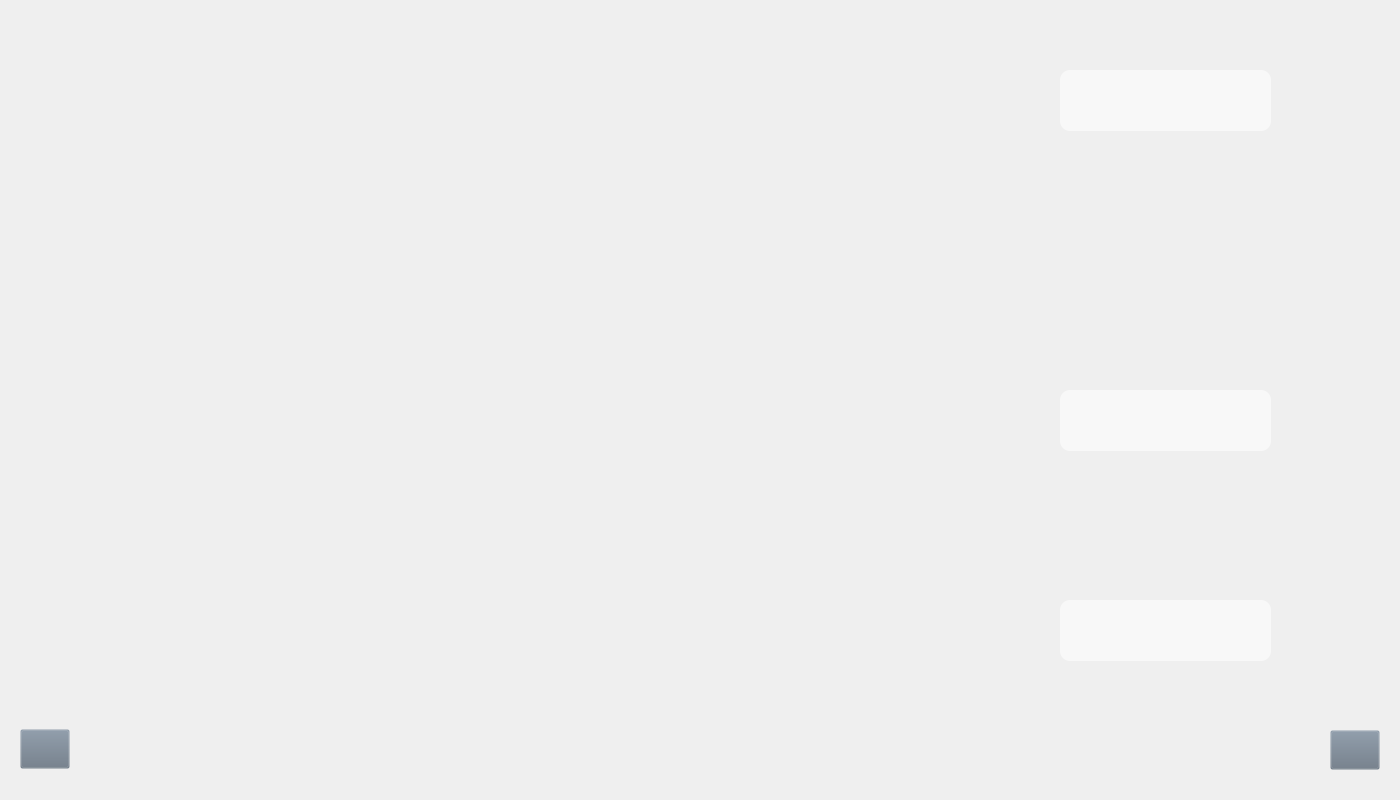
<?xml version="1.0" encoding="UTF-8"?>
<ui version="4.0">
 <class>Form</class>
 <widget class="QWidget" name="Form">
  <property name="geometry">
   <rect>
    <x>0</x>
    <y>0</y>
    <width>1400</width>
    <height>800</height>
   </rect>
  </property>
  <property name="windowTitle">
   <string>Form</string>
  </property>
  <property name="styleSheet">
   <string notr="true">QPushButton#back{
	background-color: rgba(105, 118, 132, 0);
}
QPushButton#left{
	background-color: rgba(105, 118, 132, 0);
}
QPushButton#right{
	background-color: rgba(105, 118, 132, 0);
}


QPushButton:pressed{
	padding-left: 2px;
	padding-top: 2px;
}</string>
  </property>
  <widget class="QLineEdit" name="ans_1">
   <property name="geometry">
    <rect>
     <x>1060</x>
     <y>70</y>
     <width>211</width>
     <height>61</height>
    </rect>
   </property>
   <property name="font">
    <font>
     <pointsize>18</pointsize>
    </font>
   </property>
   <property name="styleSheet">
    <string notr="true">border-radius: 10px;
background-color:rgba(255, 255, 255, 150)</string>
   </property>
   <property name="alignment">
    <set>Qt::AlignCenter</set>
   </property>
  </widget>
  <widget class="QPushButton" name="left">
   <property name="geometry">
    <rect>
     <x>20</x>
     <y>729</y>
     <width>50</width>
     <height>40</height>
    </rect>
   </property>
   <property name="text">
    <string/>
   </property>
   <property name="icon">
    <iconset>
     <normaloff>../Images/arrow_2.png</normaloff>../Images/arrow_2.png</iconset>
   </property>
   <property name="iconSize">
    <size>
     <width>30</width>
     <height>30</height>
    </size>
   </property>
  </widget>
  <widget class="QLineEdit" name="ans_3">
   <property name="geometry">
    <rect>
     <x>1060</x>
     <y>600</y>
     <width>211</width>
     <height>61</height>
    </rect>
   </property>
   <property name="font">
    <font>
     <pointsize>18</pointsize>
    </font>
   </property>
   <property name="styleSheet">
    <string notr="true">border-radius: 10px;
background-color:rgba(255, 255, 255, 150)</string>
   </property>
   <property name="alignment">
    <set>Qt::AlignCenter</set>
   </property>
  </widget>
  <widget class="QLabel" name="label_3">
   <property name="geometry">
    <rect>
     <x>120</x>
     <y>510</y>
     <width>951</width>
     <height>221</height>
    </rect>
   </property>
   <property name="styleSheet">
    <string notr="true"/>
   </property>
   <property name="text">
    <string/>
   </property>
  </widget>
  <widget class="QLabel" name="label_1">
   <property name="geometry">
    <rect>
     <x>120</x>
     <y>30</y>
     <width>951</width>
     <height>101</height>
    </rect>
   </property>
   <property name="styleSheet">
    <string notr="true"/>
   </property>
   <property name="text">
    <string/>
   </property>
  </widget>
  <widget class="QPushButton" name="right">
   <property name="geometry">
    <rect>
     <x>1330</x>
     <y>730</y>
     <width>50</width>
     <height>40</height>
    </rect>
   </property>
   <property name="text">
    <string/>
   </property>
   <property name="icon">
    <iconset>
     <normaloff>../Images/arrow_1.png</normaloff>../Images/arrow_1.png</iconset>
   </property>
   <property name="iconSize">
    <size>
     <width>30</width>
     <height>30</height>
    </size>
   </property>
  </widget>
  <widget class="QLineEdit" name="ans_2">
   <property name="geometry">
    <rect>
     <x>1060</x>
     <y>390</y>
     <width>211</width>
     <height>61</height>
    </rect>
   </property>
   <property name="font">
    <font>
     <pointsize>18</pointsize>
    </font>
   </property>
   <property name="styleSheet">
    <string notr="true">border-radius: 10px;
background-color:rgba(255, 255, 255, 150)</string>
   </property>
   <property name="alignment">
    <set>Qt::AlignCenter</set>
   </property>
  </widget>
  <widget class="QLabel" name="label_2">
   <property name="geometry">
    <rect>
     <x>120</x>
     <y>310</y>
     <width>951</width>
     <height>221</height>
    </rect>
   </property>
   <property name="styleSheet">
    <string notr="true"/>
   </property>
   <property name="text">
    <string/>
   </property>
  </widget>
 </widget>
 <resources/>
 <connections/>
</ui>
